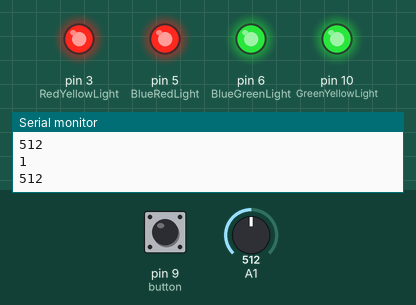
This sketch was run on a simulated Arduino Uno, built with avr-gcc and run on an emulated ATmega328P. Parts: output pins drawn as LEDs (lit = HIGH), the last lines printed to the serial monitor. Dashed ring = blinking. The test bench sets the inputs (shaded band); at power-on: A1 = 512, pin 9 (button) HIGH.

Above: at 1.2 s.
1.3 s: A1 set to 829
2.8 s: A1 set to 857
At 3.16 s:
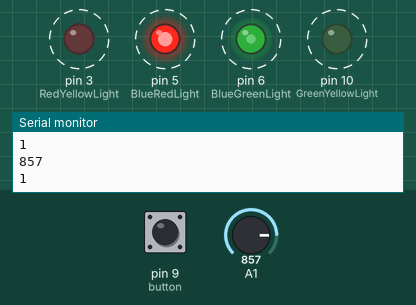
5.8 s: A1 set to 900
8.8 s: A1 set to 1023
11.8 s: A1 set to 716
At 12.5 s:
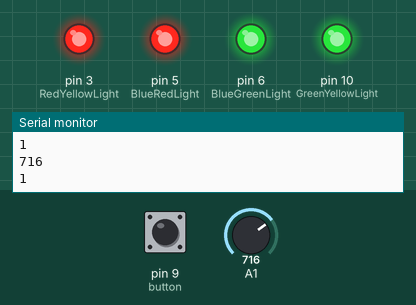
Timing chart, 0 to 14.3 s (numbered marks = the images above; inputs shaded):
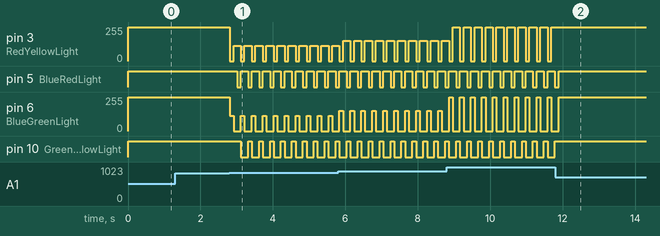

Measured:
- the behaviour switches between 838 and 839 on A1 (found by bisection; images 0 and 1)
- after the input at 2.8 s, pin 3 (RedYellowLight): alternates 115/255 for 0.20 s and 0/255 for 0.10 s, starting at once; pin 5 (BlueRedLight): alternates HIGH for 0.20 s and LOW for 0.10 s, starting after 0.21 s
- after the input at 11.8 s, pin 3 (RedYellowLight): stops changing and stays 255/255; pin 5 (BlueRedLight): goes on until 11.9 s, then stays HIGH; pin 6 (BlueGreenLight): goes on until 11.9 s, then stays 255/255; pin 10 (GreenYellowLight): stops changing and stays HIGH

The sketch:

November10_Arduino_Assignment.ino
```cpp
/*Find a  way to turn all the lights on*/


//Assigning pins to variables
const int GreenYellowLight = 10;
const int BlueRedLight = 5;
const int BlueGreenLight = 6;
const int RedYellowLight = 3;
const int button= 9;


void setup() {
  // initialize serial communication at 9600 bits per second:
  Serial.begin(9600);

  //button's pin an input
  pinMode(button, INPUT);

  //making all the led light pins output
  pinMode(GreenYellowLight, OUTPUT);
  pinMode(BlueRedLight, OUTPUT);
  pinMode(BlueGreenLight, OUTPUT);
  pinMode(RedYellowLight, OUTPUT);
}


void loop() {
  // read the input on analog pin A1:
  int sensorValue = analogRead(A1);

  // read the input on digital pin 9:
  int digitalSensor=digitalRead(button);

  // Mapping values from analog read
  int determiningValue = map(sensorValue, 720, 1023, 0 ,255);

  //Print both analog and digital read values
  Serial.println(sensorValue);
  delay(1);        // delay in between reads for stability
  Serial.println(digitalSensor);
  delay(1);


  //Setting up light controls
  if(digitalSensor==LOW && determiningValue>=100){

    analogWrite(BlueGreenLight,determiningValue);
    digitalWrite(RedYellowLight,LOW);
    delay(50);
    analogWrite(RedYellowLight,determiningValue);
    digitalWrite(BlueGreenLight,LOW);
    delay(60);
    digitalWrite(GreenYellowLight,HIGH);
    digitalWrite(BlueRedLight,LOW);
    delay(70);
    digitalWrite(GreenYellowLight,LOW);
    digitalWrite(BlueRedLight,HIGH);

  } else if(digitalSensor==HIGH && determiningValue>=100){

    analogWrite(BlueGreenLight,determiningValue);
    digitalWrite(RedYellowLight,LOW);
    delay(100);
    analogWrite(RedYellowLight,determiningValue);
    digitalWrite(BlueGreenLight,LOW);
    delay(100);
    digitalWrite(GreenYellowLight,HIGH);
    digitalWrite(BlueRedLight,LOW);
    delay(100);
    digitalWrite(GreenYellowLight,LOW);
    digitalWrite(BlueRedLight,HIGH);
    } else if(digitalSensor==HIGH && determiningValue<=50){
      digitalWrite(BlueRedLight,HIGH);
      digitalWrite(GreenYellowLight,HIGH);
      digitalWrite(BlueGreenLight,HIGH);
      digitalWrite(RedYellowLight,HIGH);
      }


}
```
